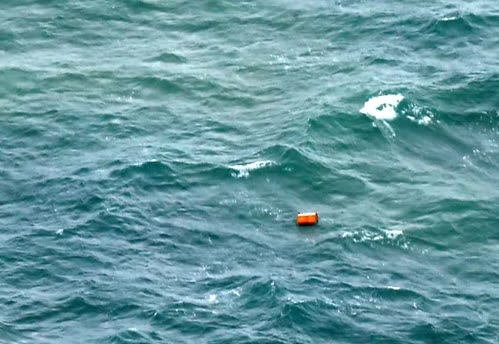
#> input picture Projects/Projects/TCA/Images/sea_object.jpg, 499 x 344 px, found by its file name
$ jupyter execute --allow-errors TCA.ipynb
#> lines starting #> are read from the running program, lines starting #| are printed output that depends on the picture; after the words box and inside, x2 and y2 are one past the last pixel; in counts of white or black regions, pixels touching at a corner belong together
[cell 1]
import cv2
import matplotlib.pyplot as plt
from PIL import Image
import matplotlib.cm as cm
import numpy as np

# Task 4:
im = cv2.imread('./Images/sea_object.jpg')
#> im is the input picture: shape (344, 499, 3); mean B, G, R 160.8, 152.5, 102
imRGB = cv2.cvtColor(im, cv2.COLOR_BGR2RGB)
imHSV = cv2.cvtColor(im, cv2.COLOR_BGR2HSV)
#> imHSV: shape (344, 499, 3); mean H, S, V 94.1, 100.7, 161.2

lower_bound = np.array([0, 100, 100], np.uint8)
upper_bound = np.array([25,255,255], np.uint8)
mask = cv2.inRange(imHSV, lower_bound, upper_bound)
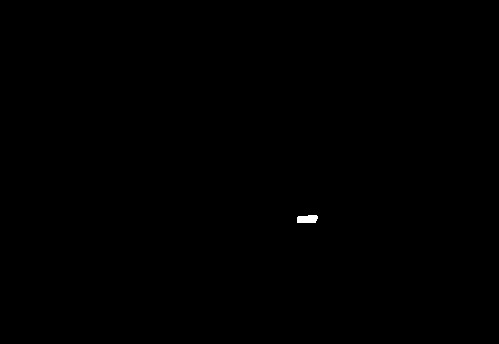
#> mask: shape (344, 499); 0.09% white; 1 white region, box (x1, y1, x2, y2) and area: (297, 215, 318, 223) 149

result = cv2.bitwise_and(imRGB, imRGB, mask = mask)

plt.imshow(result)
plt.show()

Image.fromarray(result).save('segmented.jpeg')

[cell 2]
import cv2
import matplotlib.pyplot as plt
from PIL import Image
import matplotlib.cm as cm
import numpy as np
#Task 4:

ML = cv2.imread('./Images/foggy.jpg')
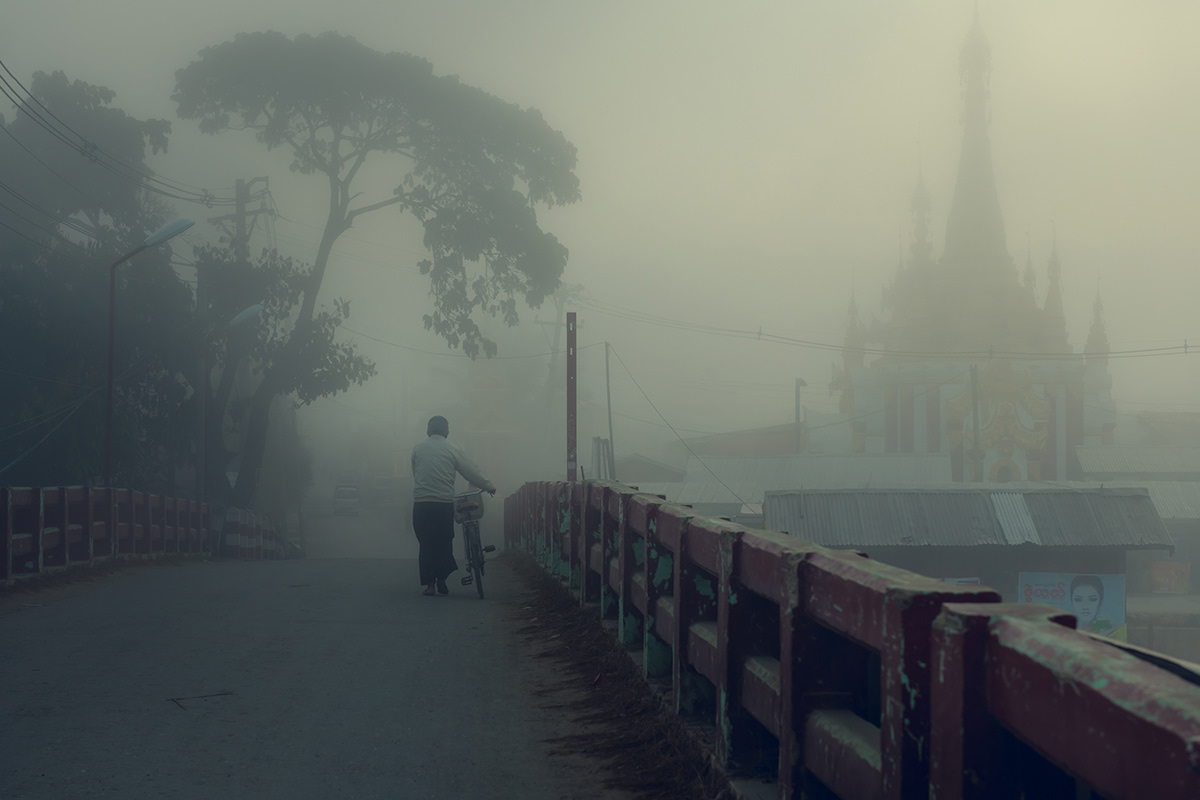
#> input picture Projects/Projects/TCA/Images/foggy.jpg, 1200 x 800 px, found by its file name
#> ML is the input picture: shape (800, 1200, 3); mean B, G, R 103, 108.5, 102.4
ML_G = cv2.cvtColor(ML,cv2.COLOR_BGR2GRAY)
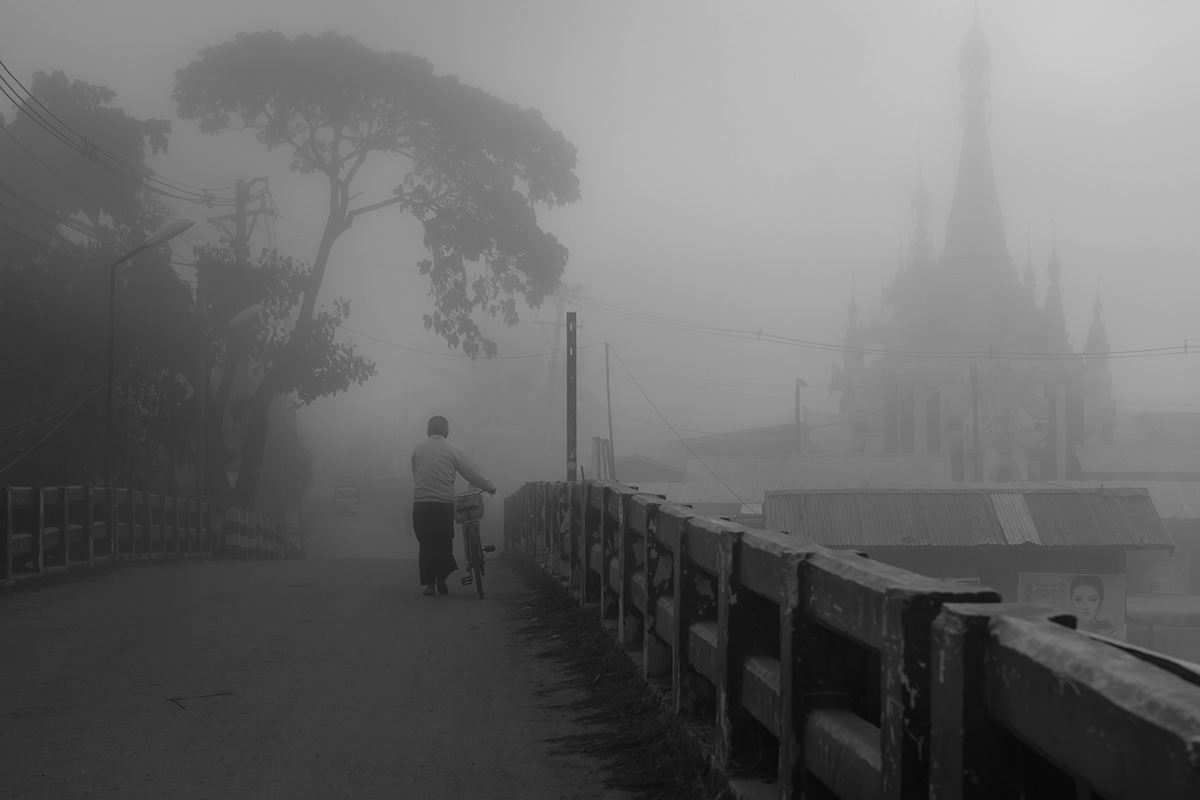
#> ML_G: shape (800, 1200); min 9, max 204, mean 106

fig,axis = plt.subplots(1,2)
axis[0].imshow(ML_G, cmap=plt.cm.gray)
axis[1].hist(ML_G.ravel(),256,[0,256])
plt.show()
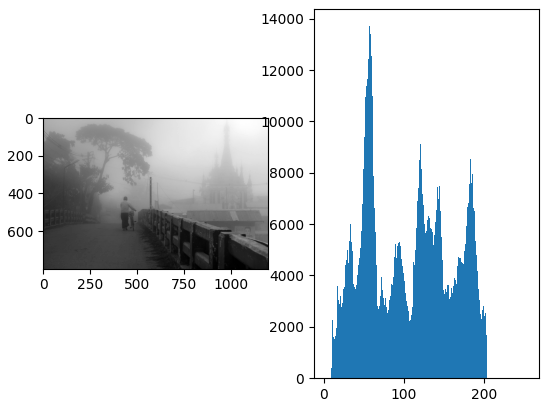
#> figure drawn by matplotlib, 2 panels; panel 2: tallest bar 13706 high, from x = 57 to 58

condition1 = ML_G[:,:,] < 128
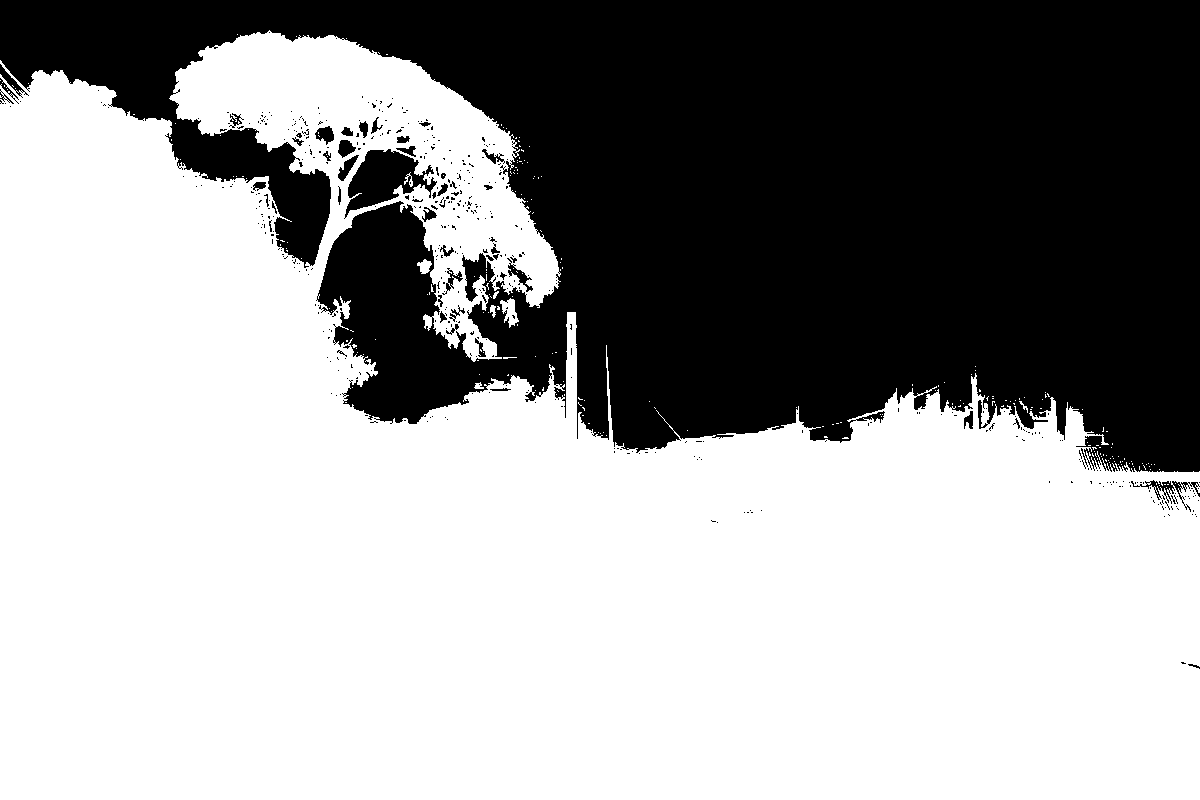
#> condition1: shape (800, 1200) bool; 61.7% white; 494 black regions (449 under 20 px), largest, box (x1, y1, x2, y2) and area: (0, 0, 1200, 472) 359920, (344, 149, 437, 219) 3091, (1131, 480, 1200, 512) 441
condition2 = ML_G[:,:,]  >= 128

imlow = np.extract(condition1,ML_G)
imhigh = np.extract(condition2,ML_G)

fig,axis = plt.subplots(2,2)
#> (the rest of this cell did not finish here and is left out)
